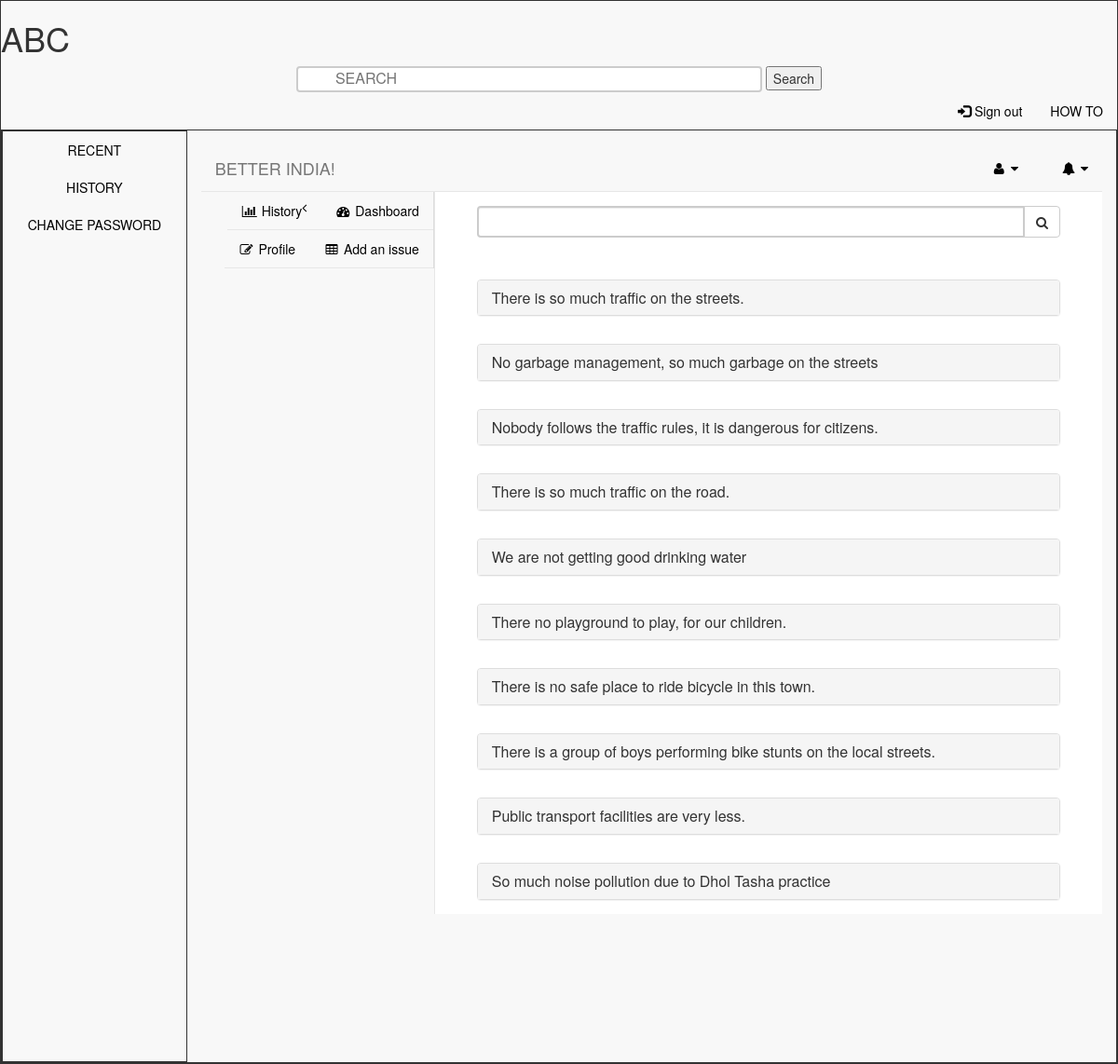
/accordion.php, run on the app's committed database.
### tables this page shows
CREATE TABLE `issue` (
  `issue_id` int(11) NOT NULL,
  `user_id` int(11) NOT NULL,
  `added_on` timestamp NULL DEFAULT NULL,
  `district_id` int(11) NOT NULL,
  `region_id` int(11) NOT NULL,
  `locality` varchar(20) NOT NULL,
  `pincode` varchar(6) NOT NULL,
  `title` varchar(100) NOT NULL,
  `description` varchar(1500) NOT NULL,
  `upvote_count` int(11) NOT NULL,
  `bogus_count` int(11) NOT NULL,
  `duplicate_count` int(11) NOT NULL,
  `solution_count` int(11) NOT NULL,
  `approved_solution` tinyint(1) NOT NULL DEFAULT '0'
);

### Better India/issue.php (the view, shortened to what this page needs)
<!Doctype html>
<html>
<head>
</head>
<body>
<div class="search" style="border:15px;padding:15px">
	  <div class="form-group input-group" style="border:15px">
			<input type="text" class="form-control">
			<span class="input-group-btn">
				<button class="btn btn-default" type="button"><i class="fa fa-search"></i>
				</button>
			</span>
		</div>
</div>
<?php
$con=mysqli_connect("localhost","root","");
$sql="Select * from issue where 1";
$result=mysqli_query($con,$sql);
while($row=mysqli_fetch_assoc($result))
{
?>
<div class="panel-body">
                            <div class="panel-group" id="accordion" style="margin:0px">
                                <div class="panel panel-default">
                                    <div class="panel-heading">
                                        <h4 class="panel-title">
                                            <a data-toggle="collapse" data-parent="#accordion" href="#collapse<?php echo $row['issue_id'];  ?>"><?php echo $row['title'] ?></a>
                                        </h4>
                                    </div>
                                </div>
							</div>
						</div>
						<?php
						}
						?>
</body>
</html>

### accordion.php (shortened to what this page needs)
<!doctype html>
<html>
<head>
</head>
<body>
<header>
<div class="full">
<div class="logo">
<h1>ABC</h1>
</div>
<form  class="search" style=" text-align:center" onchange="showHint(this.value)"  action="getuser.php" method="post">
<input type="text" placeholder="SEARCH" style="width: 500px; height: 15px"  id="search">
<input type="submit" value="Search" >
<br>
</form >
<nav class="middlebar" >
 <ul class="nav">
      <li><a href="#"> HOW TO</a></li>
      <li><a href="logout.php"><span class="glyphicon glyphicon-log-in"></span> Sign out</a></li>
    </ul>
</nav>
<header>
<div class="body">
<div class="sidenav">
<nav>
<ul>
<li><a href="add.php" data-target="add">RECENT</a></li>
<li><a  href="">HISTORY</a></li>
<li><a  href="">CHANGE PASSWORD</a></li>
</ul>
</nav>
</div>
 <div id="content">
  <?php include('inst_dashboard.php');
   ?>
</div>
</div>
</div>
</body>
</html>

### Better India/inst_dashboard.php (shortened to what this page needs)
<!DOCTYPE html>
<html lang="en">
<head>
    <link href="vendor/bootstrap/css/bootstrap.min.css" rel="stylesheet">
    <link href="vendor/metisMenu/metisMenu.min.css" rel="stylesheet">
    <link href="dist/css/sb-admin-2.css" rel="stylesheet">
    <link href="vendor/morrisjs/morris.css" rel="stylesheet">
    <link href="vendor/font-awesome/css/font-awesome.min.css" rel="stylesheet" type="text/css">
</head>
<body>
    <div id="wrapper">
        <nav class="navbar navbar-default navbar-static-top" role="navigation" style="margin-bottom: 0">
            <div class="navbar-header">
                <a class="navbar-brand" href="index.html">BETTER INDIA!</a>
            </div>
            <ul class="nav navbar-top-links navbar-right">
                <li class="dropdown">
                    <a class="dropdown-toggle" data-toggle="dropdown" href="#">
                        <i class="fa fa-bell fa-fw"></i> <i class="fa fa-caret-down"></i>
                    </a>
                <li class="dropdown">
                    <a class="dropdown-toggle" data-toggle="dropdown" href="#">
                        <i class="fa fa-user fa-fw"></i> <i class="fa fa-caret-down"></i>
                    </a>
                </li>
            </ul>
            <div class="navbar-default sidebar" role="navigation">
                <div class="sidebar-nav navbar-collapse">
                    <ul class="nav" id="side-menu">
                        <li>
                            <a href="inst_dispaly.php"><i class="fa fa-dashboard fa-fw"></i> Dashboard</a>
                        </li>
                        <li>
                            <a href="#"><i class="fa fa-bar-chart-o fa-fw"></i> History<span class="fa arrow"></span></a>
                        </li>
                        <li>
                            <a href="tables.html"><i class="fa fa-table fa-fw"></i> Add an issue</a>
                        </li>
                        <li>
                            <a href="forms.html"><i class="fa fa-edit fa-fw"></i> Profile</a>
                        </li>
                    </ul>
                </div>
            </div>
        </nav>
        <div id="page-wrapper"  >
	<?php
	include  "issue.php";
	?>
        </div>
    </div>
</body>
</html>

### accordion.php (style rules this page uses)
body { margin:0px; border:0px; background-color:white; //background-image:url(https://indiastack.org/wp-content/themes/indiastack/video/videobg.jpg); opacity:5px; }
header { border:1px solid; }
ul { list-style-type: none; margin: 0; padding: 0; overflow: hidden; background-color: ; }
.nav li { float: right; }
li a { display: block; color: black; text-align: center; padding: 14px 16px; text-decoration: none; padding:10px; }
.sidenav { border:1px solid; width:20%; height:1000px; }
li { //float:right; }
.body { height:1000px; display:flex; }
input[type=text] { width: 130px; box-sizing: border-box; border: 2px solid #ccc; border-radius: 4px; font-size: 16px; background-color: white; background-image: url('searchicon.png'); background-position: 10px 10px; background-repeat: no-repeat; padding: 12px 20px 12px 40px; -webkit-transition: width 0.4s ease-in-out; // transition: width 0.4s ease-in-out; }
#content { width:100%; padding: 15px; }

### data on the page
issue: title "There is so much traffic on the streets."
issue: title "No garbage management, so much garbage on the streets"
issue: title "Nobody follows the traffic rules, it is dangerous for citizens."
issue: title "There is so much traffic on the road."
issue: title "We are not getting good drinking water"
issue: title "There no playground to play, for our children."
issue: title "There is no safe place to ride bicycle in this town."
issue: title "There is a group of boys performing bike stunts on the local streets."
issue: title "Public transport facilities are very less."
issue: title "So much noise pollution due to Dhol Tasha practice"
